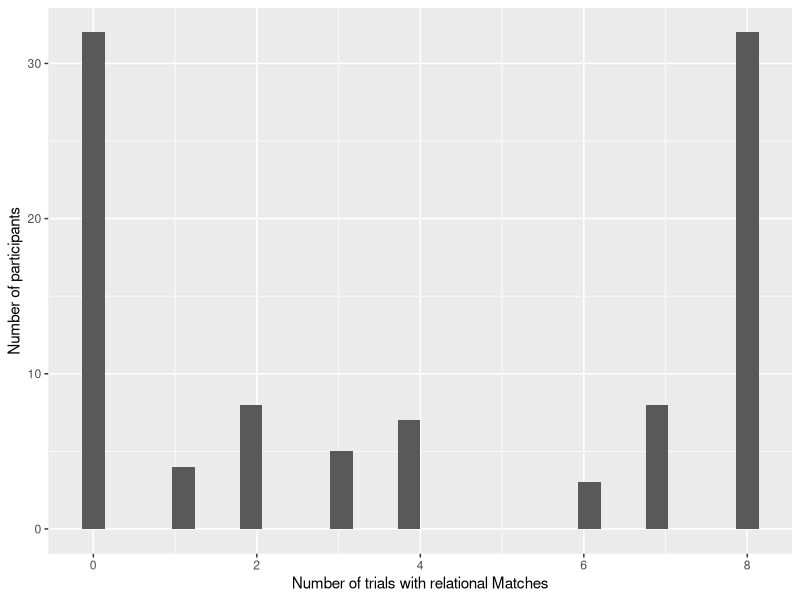

Here is the R script that generated this plot:
## ---- chunk 1
library(tidyverse)
## ---- chunk 2
?tidyverse
## ---- chunk 3
analogyDataset <- read.csv("tidy_data/MFIndD_analogy.csv")
print(analogyDataset)
## ---- chunk 4
# b.
?dplyr_by
participants <- distinct(analogyDataset["qualtrics_id"])
print(participants)
## ---- chunk 5
# c
participant_trials <- analogyDataset %>%
  group_by(qualtrics_id) %>%
    summarize(max_trials = max(trial_number))

summarize(participant_trials, sd(max_trials))

## ---- chunk 6
summarised_by_rel_matches <- analogyDataset %>%
  summarize(.by = qualtrics_id, rel = sum(response_type == "Rel", na.rm = TRUE) )
## ---- chunk 7
summarised_by_rel_matches %>%
  ggplot(aes(x = rel))+
  geom_histogram()+
  labs(y = "Number of participants", x = "Number of trials with relational Matches")

## ---- chunk 8
analogyDataset%>% 
  pivot_wider(id_cols = c(qualtrics_id), names_from = "trial_number",names_sort = TRUE,values_from = "response_type" )
